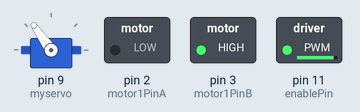
The sketch below on a simulated Arduino Uno, built with avr-gcc and run on an emulated ATmega328P. Shown: servo, switched loads named in the sketch (green lamp = pin HIGH).

Above: at 0.05 s.
At 3.95 s:
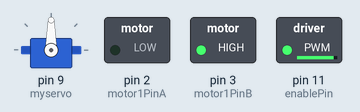
At 7.8 s:
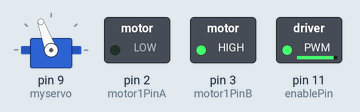
Timing chart, 0 to 12.9 s (numbered marks = the images above):
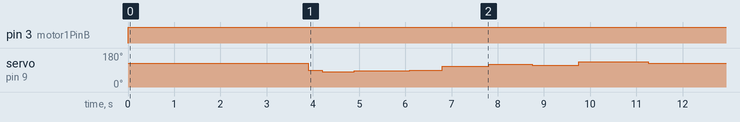

Measured:
- by itself, pin 3 (motor1PinB): LOW → HIGH at 0.00 s
- by itself, servo on pin 9 (myservo): repeats every 11.3 s: 80° 0.70 s, 85° 1.2 s, 90° 0.70 s, 110° 1.0 s, 120° 0.95 s, 115° 1.0 s, 133° 1.5 s, 125° 3.9 s, 90° 0.30 s

The sketch:

dc_servo.ino
```cpp
#include <Servo.h>

int motor1PinA = 2;
int motor1PinB = 3;
int enablePin = 11;
Servo myservo;

void setup() {
  pinMode(motor1PinA, OUTPUT);
  pinMode(motor1PinB, OUTPUT);
  pinMode(enablePin, OUTPUT);
  analogWrite(enablePin, 1000);
  myservo.attach(9);
}

void loop() {
  digitalWrite(motor1PinA, LOW);
  digitalWrite(motor1PinB, HIGH);
  myservo.write(125);
  delay(3900);

  myservo.write(90);
  delay(300);
  myservo.write(80);
  delay(300);
  myservo.write(80);
  delay(400);
  myservo.write(85);
  delay(400);
  myservo.write(85);
  delay(400);
  myservo.write(85);
  delay(400);
  myservo.write(90);
  delay(300);
  myservo.write(90);
  delay(400);


  myservo.write(110);
  delay(1000);
  myservo.write(120);
  delay(950);
  myservo.write(115);
  delay(1000);
  myservo.write(133);
  delay(1500);


}
```
